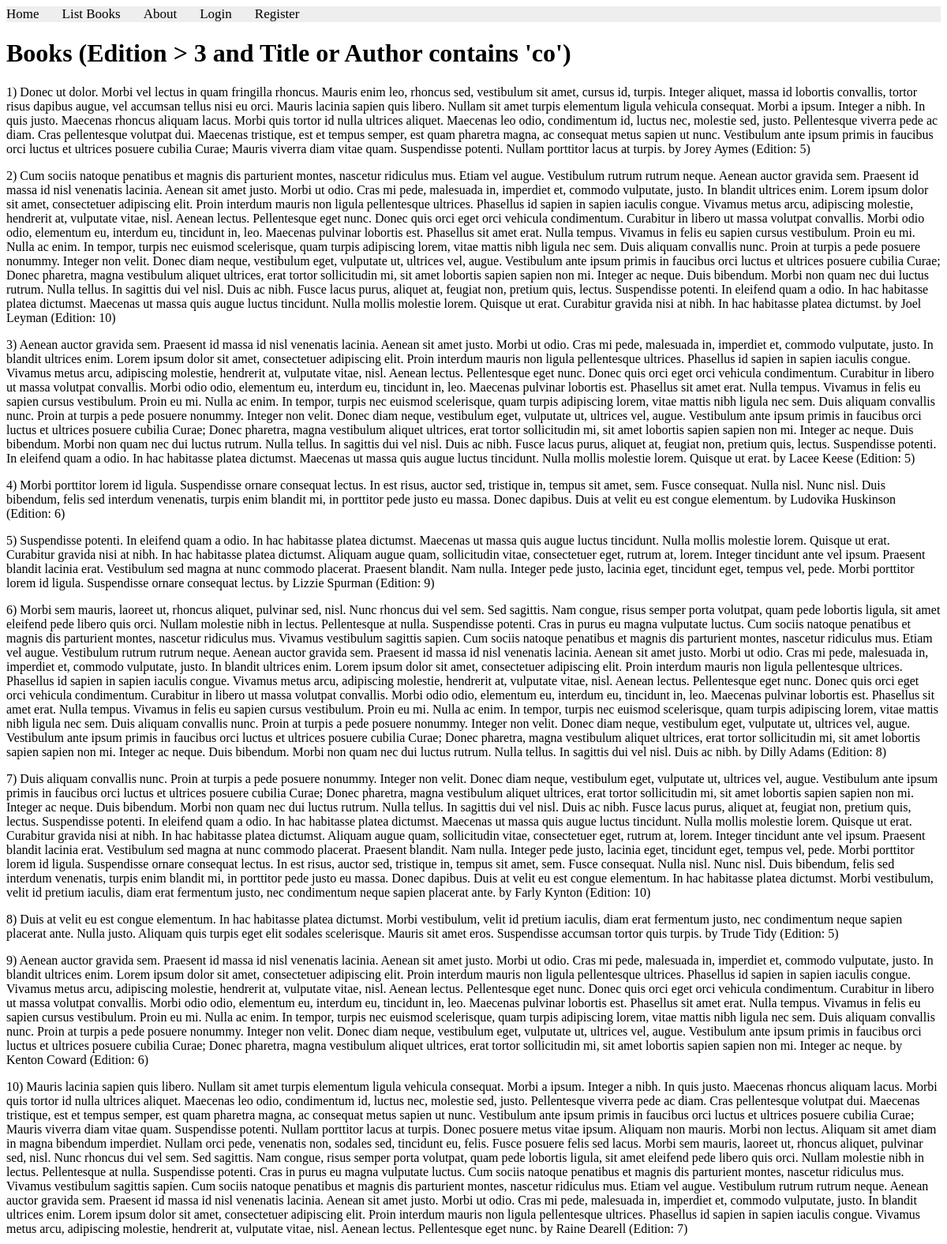
/books/lab8/task2 (upper part), run on the app's committed database.
### apps/bookmodule/models.py (models this page shows)
class Book(models.Model):
    title = models.CharField(max_length = 50)
    author = models.CharField(max_length = 50)
    price = models.FloatField(default = 0.0)
    edition = models.SmallIntegerField(default = 1)

### apps/bookmodule/views.py (the view)
# urls.py: path('lab8/task2', views.lab8_task2, name="lab8_task2"),
def lab8_task2(request):
    books = Book.objects.filter(Q(edition__gt=3) & Q(title__icontains="co") | Q(author__icontains="co"))
    return render(request, 'bookmodule/lab8_task2.html', {'books': books})

### apps/templates/bookmodule/lab8_task2.html (shortened to what this page needs)
{% extends 'layouts/base.html' %}
{% block content %}
  <h1>Books (Edition > 3 and Title or Author contains 'co')</h1>
  {% if books %}
    {% for book in books %}
      <p>{{ forloop.counter }}) {{ book.title }} by {{ book.author }} (Edition: {{ book.edition }})</p>
    {% endfor %}
  {% else %}
    <p>No books found matching the criteria.</p>
  {% endif %}
{% endblock content%}

### data on the page
Book: title "Donec ut dolor. Morbi vel lectus in quam fringilla rhoncus. Mauris enim leo, rhoncus sed, vestibulum sit amet, cursus id, turpis. Integer aliquet, massa id lobortis convallis, tortor risus dapibus augue, vel accumsan tellus nisi eu orci. Mauris lacinia sapien quis libero. Nullam sit amet turpis elementum ligula vehicula consequat. Morbi a ipsum. Integer a nibh. In quis justo. Maecenas rhoncus aliquam lacus. Morbi quis tortor id nulla ultrices aliquet. Maecenas leo odio, condimentum id, luctus nec, molestie sed, justo. Pellentesque viverra pede ac diam. Cras pellentesque volutpat dui. Maecenas tristique, est et tempus semper, est quam pharetra magna, ac consequat metus sapien ut nunc.…", author "Jorey Aymes", edition "5"
Book: title "Cum sociis natoque penatibus et magnis dis parturient montes, nascetur ridiculus mus. Etiam vel augue. Vestibulum rutrum rutrum neque. Aenean auctor gravida sem. Praesent id massa id nisl venenatis lacinia. Aenean sit amet justo. Morbi ut odio. Cras mi pede, malesuada in, imperdiet et, commodo vulputate, justo. In blandit ultrices enim. Lorem ipsum dolor sit amet, consectetuer adipiscing elit. Proin interdum mauris non ligula pellentesque ultrices. Phasellus id sapien in sapien iaculis congue. Vivamus metus arcu, adipiscing molestie, hendrerit at, vulputate vitae, nisl. Aenean lectus. Pellentesque eget nunc. Donec quis orci eget orci vehicula condimentum. Curabitur in libero ut massa…", author "Joel Leyman", edition "10"
Book: title "Aenean auctor gravida sem. Praesent id massa id nisl venenatis lacinia. Aenean sit amet justo. Morbi ut odio. Cras mi pede, malesuada in, imperdiet et, commodo vulputate, justo. In blandit ultrices enim. Lorem ipsum dolor sit amet, consectetuer adipiscing elit. Proin interdum mauris non ligula pellentesque ultrices. Phasellus id sapien in sapien iaculis congue. Vivamus metus arcu, adipiscing molestie, hendrerit at, vulputate vitae, nisl. Aenean lectus. Pellentesque eget nunc. Donec quis orci eget orci vehicula condimentum. Curabitur in libero ut massa volutpat convallis. Morbi odio odio, elementum eu, interdum eu, tincidunt in, leo. Maecenas pulvinar lobortis est. Phasellus sit amet erat.…", author "Lacee Keese", edition "5"
Book: title "Morbi porttitor lorem id ligula. Suspendisse ornare consequat lectus. In est risus, auctor sed, tristique in, tempus sit amet, sem. Fusce consequat. Nulla nisl. Nunc nisl. Duis bibendum, felis sed interdum venenatis, turpis enim blandit mi, in porttitor pede justo eu massa. Donec dapibus. Duis at velit eu est congue elementum.", author "Ludovika Huskinson", edition "6"
Book: title "Suspendisse potenti. In eleifend quam a odio. In hac habitasse platea dictumst. Maecenas ut massa quis augue luctus tincidunt. Nulla mollis molestie lorem. Quisque ut erat. Curabitur gravida nisi at nibh. In hac habitasse platea dictumst. Aliquam augue quam, sollicitudin vitae, consectetuer eget, rutrum at, lorem. Integer tincidunt ante vel ipsum. Praesent blandit lacinia erat. Vestibulum sed magna at nunc commodo placerat. Praesent blandit. Nam nulla. Integer pede justo, lacinia eget, tincidunt eget, tempus vel, pede. Morbi porttitor lorem id ligula. Suspendisse ornare consequat lectus.", author "Lizzie Spurman", edition "9"
Book: title "Morbi sem mauris, laoreet ut, rhoncus aliquet, pulvinar sed, nisl. Nunc rhoncus dui vel sem. Sed sagittis. Nam congue, risus semper porta volutpat, quam pede lobortis ligula, sit amet eleifend pede libero quis orci. Nullam molestie nibh in lectus. Pellentesque at nulla. Suspendisse potenti. Cras in purus eu magna vulputate luctus. Cum sociis natoque penatibus et magnis dis parturient montes, nascetur ridiculus mus. Vivamus vestibulum sagittis sapien. Cum sociis natoque penatibus et magnis dis parturient montes, nascetur ridiculus mus. Etiam vel augue. Vestibulum rutrum rutrum neque. Aenean auctor gravida sem. Praesent id massa id nisl venenatis lacinia. Aenean sit amet justo. Morbi ut odio.…", author "Dilly Adams", edition "8"
Book: title "Duis aliquam convallis nunc. Proin at turpis a pede posuere nonummy. Integer non velit. Donec diam neque, vestibulum eget, vulputate ut, ultrices vel, augue. Vestibulum ante ipsum primis in faucibus orci luctus et ultrices posuere cubilia Curae; Donec pharetra, magna vestibulum aliquet ultrices, erat tortor sollicitudin mi, sit amet lobortis sapien sapien non mi. Integer ac neque. Duis bibendum. Morbi non quam nec dui luctus rutrum. Nulla tellus. In sagittis dui vel nisl. Duis ac nibh. Fusce lacus purus, aliquet at, feugiat non, pretium quis, lectus. Suspendisse potenti. In eleifend quam a odio. In hac habitasse platea dictumst. Maecenas ut massa quis augue luctus tincidunt. Nulla mollis…", author "Farly Kynton", edition "10"
Book: title "Duis at velit eu est congue elementum. In hac habitasse platea dictumst. Morbi vestibulum, velit id pretium iaculis, diam erat fermentum justo, nec condimentum neque sapien placerat ante. Nulla justo. Aliquam quis turpis eget elit sodales scelerisque. Mauris sit amet eros. Suspendisse accumsan tortor quis turpis.", author "Trude Tidy", edition "5"
Book: title "Aenean auctor gravida sem. Praesent id massa id nisl venenatis lacinia. Aenean sit amet justo. Morbi ut odio. Cras mi pede, malesuada in, imperdiet et, commodo vulputate, justo. In blandit ultrices enim. Lorem ipsum dolor sit amet, consectetuer adipiscing elit. Proin interdum mauris non ligula pellentesque ultrices. Phasellus id sapien in sapien iaculis congue. Vivamus metus arcu, adipiscing molestie, hendrerit at, vulputate vitae, nisl. Aenean lectus. Pellentesque eget nunc. Donec quis orci eget orci vehicula condimentum. Curabitur in libero ut massa volutpat convallis. Morbi odio odio, elementum eu, interdum eu, tincidunt in, leo. Maecenas pulvinar lobortis est. Phasellus sit amet erat.…", author "Kenton Coward", edition "6"
Book: title "Mauris lacinia sapien quis libero. Nullam sit amet turpis elementum ligula vehicula consequat. Morbi a ipsum. Integer a nibh. In quis justo. Maecenas rhoncus aliquam lacus. Morbi quis tortor id nulla ultrices aliquet. Maecenas leo odio, condimentum id, luctus nec, molestie sed, justo. Pellentesque viverra pede ac diam. Cras pellentesque volutpat dui. Maecenas tristique, est et tempus semper, est quam pharetra magna, ac consequat metus sapien ut nunc. Vestibulum ante ipsum primis in faucibus orci luctus et ultrices posuere cubilia Curae; Mauris viverra diam vitae quam. Suspendisse potenti. Nullam porttitor lacus at turpis. Donec posuere metus vitae ipsum. Aliquam non mauris. Morbi non…", author "Raine Dearell", edition "7"
